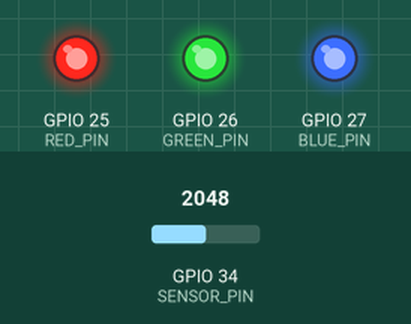
The sketch below on a simulated ESP32. Shown: output pins drawn as LEDs (lit = HIGH). The test bench sets the inputs (shaded band); at power-on: GPIO 34 (SENSOR_PIN) = 2048. WiFi joins after 1.5 s; servers stay silent unless stated; no MQTT or app messages arrive unless stated; what the sketch prints to the serial monitor is not drawn.

Above: at 2.7 s.
2.8 s: GPIO 34 (SENSOR_PIN) set to 1971
At 5.7 s:
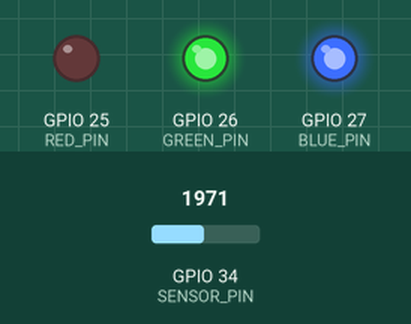
9.7 s: GPIO 34 (SENSOR_PIN) set to 2040
At 11.1 s:
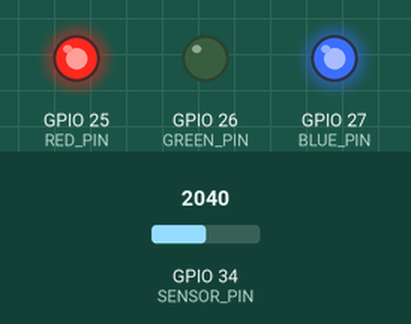
16.6 s: GPIO 34 (SENSOR_PIN) set to 1960
At 20.6 s:
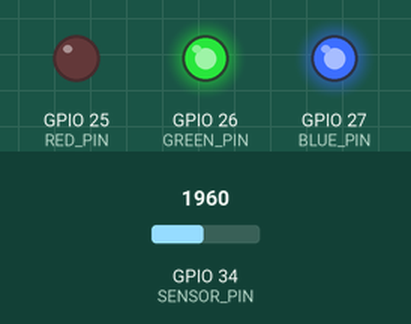
23.5 s: GPIO 34 (SENSOR_PIN) set to 2047
At 26.0 s:
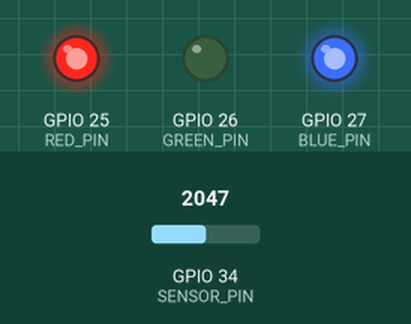
Timing chart, 0 to 27.5 s (numbered marks = the images above; inputs shaded):
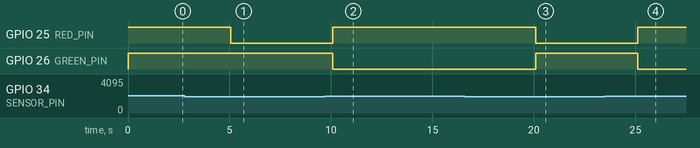

The sketch:

aguayled.ino
```cpp
#include <WiFi.h>
#include <PubSubClient.h>

// Configuración WiFi
const char* ssid = "Roy";
const char* password = "19020300";

// Configuración MQTT
const char* mqtt_server = "10.31.6.8";  // IP de tu broker local
const int mqtt_port = 1883;
const char* topic_valor = "tacho/sensor/agua";
const char* topic_estado = "tacho/sensor/estado";

WiFiClient espClient;
PubSubClient client(espClient);

// Pines
const int SENSOR_PIN = 34;
const int RED_PIN = 25;
const int GREEN_PIN = 26;
const int BLUE_PIN = 27;

unsigned long previousMillis = 0;
const long lecturaInterval = 5000;

void setup_wifi() {
  delay(10);
  Serial.println();
  Serial.print("Conectando a ");
  Serial.println(ssid);

  WiFi.begin(ssid, password);

  while (WiFi.status() != WL_CONNECTED) {
    delay(500);
    Serial.print(".");
  }

  Serial.println("WiFi conectado");
  Serial.println(WiFi.localIP());
}

void reconnect() {
  while (!client.connected()) {
    Serial.print("Conectando al broker MQTT...");
    if (client.connect("SensorAguaClient")) {
      Serial.println("Conectado");
    } else {
      Serial.print("Fallo, rc=");
      Serial.print(client.state());
      Serial.println(". Intentando de nuevo en 5 segundos");
      delay(5000);
    }
  }
}

void setup() {
  Serial.begin(115200);

  pinMode(SENSOR_PIN, INPUT);
  pinMode(RED_PIN, OUTPUT);
  pinMode(GREEN_PIN, OUTPUT);
  pinMode(BLUE_PIN, OUTPUT);

  digitalWrite(RED_PIN, HIGH);
  digitalWrite(GREEN_PIN, HIGH);
  digitalWrite(BLUE_PIN, HIGH);

  setup_wifi();
  client.setServer(mqtt_server, mqtt_port);

  Serial.println("Sistema de monitoreo de agua con MQTT iniciado");
}

void loop() {
  if (!client.connected()) {
    reconnect();
  }
  client.loop();

  unsigned long currentMillis = millis();
  if (currentMillis - previousMillis >= lecturaInterval) {
    previousMillis = currentMillis;

    int valorSensor = analogRead(SENSOR_PIN);
    Serial.print("Valor del sensor: ");
    Serial.println(valorSensor);

    client.publish(topic_valor, String(valorSensor).c_str());

    if (valorSensor > 2000) {
      setColor(false, true, false); // LED Verde
      Serial.println("Estado: Agua detectada");
      client.publish(topic_estado, "agua");
    } else {
      setColor(true, false, false); // LED Rojo
      Serial.println("Estado: ALERTA - No hay agua");
      client.publish(topic_estado, "alerta");
    }
  }
  delay(100);
}

void setColor(bool red, bool green, bool blue) {
  digitalWrite(RED_PIN, !red);
  digitalWrite(GREEN_PIN, !green);
  digitalWrite(BLUE_PIN, !blue);
}
```

Measured:
- the behaviour switches between 2001 and 2000 on GPIO 34 (SENSOR_PIN) (found by bisection; images 0 and 1)
- after the input at 2.8 s, GPIO 25 (RED_PIN): HIGH → LOW after 2.3 s; GPIO 26 (GREEN_PIN): stays HIGH (without the input it goes to LOW after 2.3 s)
- after the input at 9.7 s, GPIO 25 (RED_PIN): LOW → HIGH after 0.38 s; GPIO 26 (GREEN_PIN): HIGH → LOW after 0.38 s
- after the input at 16.6 s, GPIO 25 (RED_PIN): HIGH → LOW after 3.5 s; GPIO 26 (GREEN_PIN): LOW → HIGH after 3.5 s
- after the input at 23.5 s, GPIO 25 (RED_PIN): LOW → HIGH after 1.6 s; GPIO 26 (GREEN_PIN): HIGH → LOW after 1.6 s
